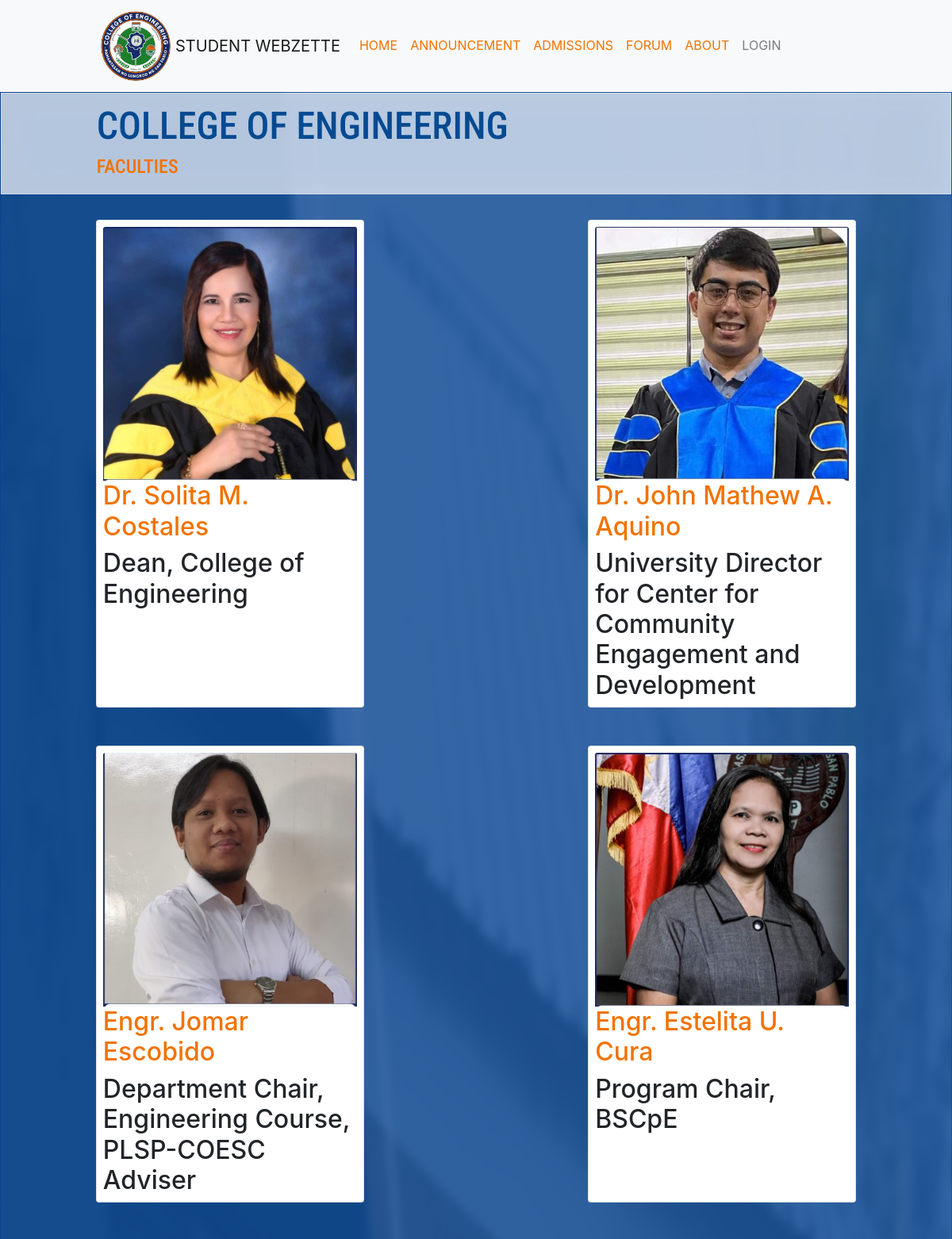
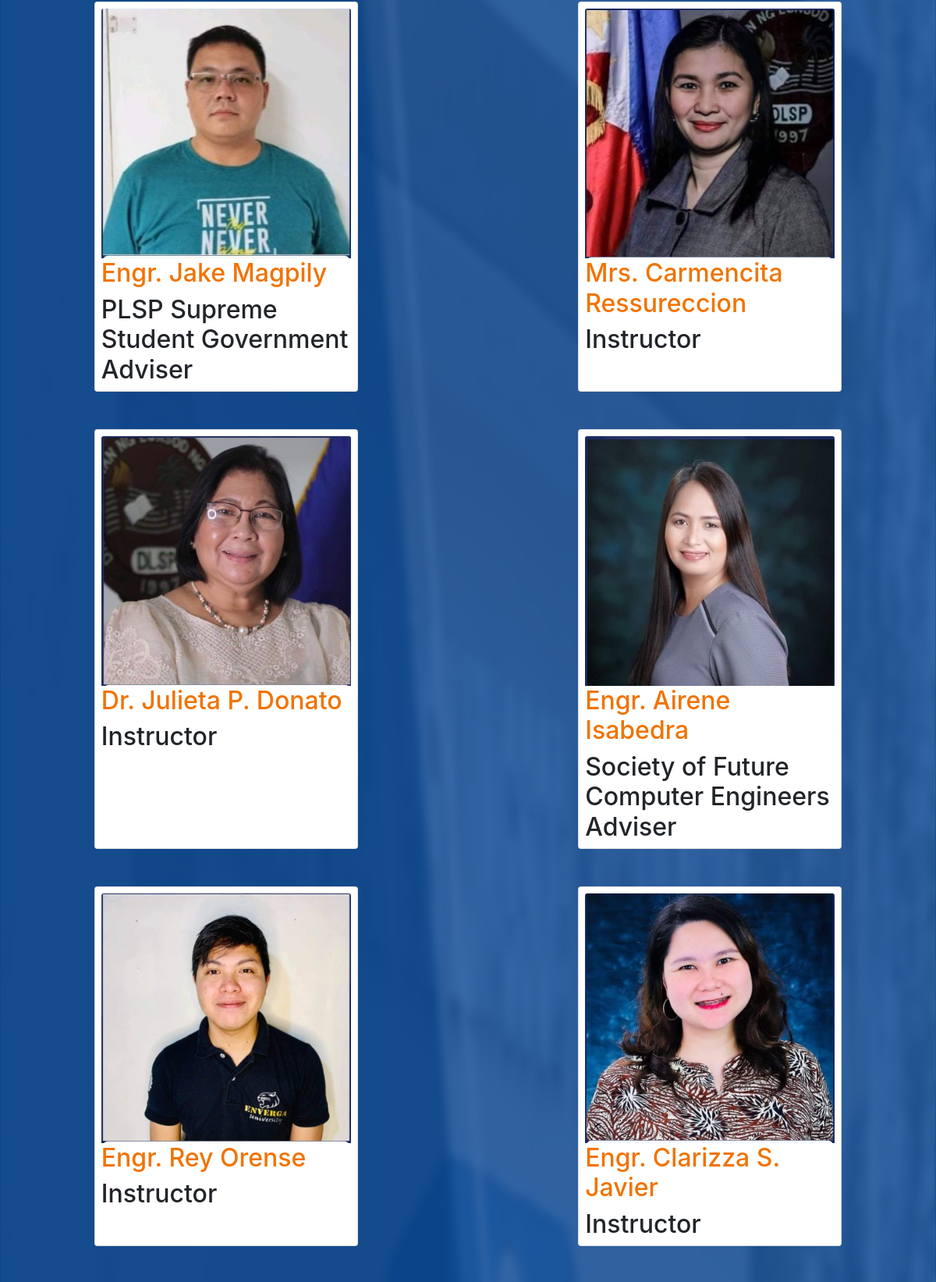
The app's page /faculty/ (upper part) with its own data (2 pictures, top to bottom).
### base/models.py (models this page shows, shortened)
class Faculty(models.Model):
    name = models.TextField()
    position = models.TextField(max_length=200)
    picture = models.ImageField(null = True, default="default-dp.jpg", upload_to="faculty/")

### base/views.py (the view)
# urls.py: path('faculty/', views.faculty, name = "faculty"),
def faculty(request):
    faculty = Faculty.objects.all()
    context = {'faculty': faculty}
    return render(request, 'base/faculty.html', context)

### base/templates/base/faculty.html (shortened to what this page needs)
{% extends 'main.html'%}
{%block content%}
<div class="developers-container">
    <div class="forum-title-container developer-title-container">
        <h1 class="darkblue title title-nav">COLLEGE OF ENGINEERING</h1>
        <h2 class="orange title-small">FACULTIES</h2>
    </div>
  <div class="developers">
      {% for teacher in faculty %}
      <div class="card developer-card">
          <img class="card-img-top developer-photo photoo" src="{{ teacher.picture.url }}" alt="teacher">
          <div class="card-body-dev">
              <h1 class="card-text name-dev orange">{{ teacher.name }}</h1>
              <h2 class="card-text subtitle-4 "> {{teacher.position}} </h2>
          </div>
      </div>
      {% endfor %}
  </div>
</div>
{% endblock content %}

### static/styles/main.css (style rules this page uses)
html { scroll-behavior: smooth; }
:root { --lm-light-color: #fbfafe; --lm-dark-color: #054a91; --lm-accent-color: #f17300; --ff-body: 'Roboto Slab', serif; --ff-title: 'Roboto Condensed', sans-serif; --ff-subtitle: 'Poppins', sans-serif; --fs-body: 1em; --fs-title: 2em; --fs-subtitle-1: 1.25em; --fs-subtitle-2: 1.1em; --fs-subtitle-3: 1em; --fs-subtitle-4: 0.95em; }
* { box-sizing: border-box; line-height: 1.6; padding: 0; margin: 0; }
.main-body { background-image: url('../images/bg-main.png'); background-repeat: no-repeat; background-attachment: fixed; background-size: 100% 100%; }
.orange { color: var(--lm-accent-color); }
.darkblue { color: var(--lm-dark-color); }

### static/styles/forum.css (style rules this page uses)
:root { --lm-light-color: #fbfafe; --lm-dark-color: #054a91; --lm-accent-color: #f17300; --ff-body: 'Roboto Slab', serif; --ff-title: 'Roboto Condensed', sans-serif; --ff-subtitle: 'Poppins', sans-serif; --fs-body: 2em; --fs-title: 3em; --fs-subtitle-1: 1.25em; --fs-subtitle-2: 2em; --fs-subtitle-3: 1.5em; --fs-subtitle-4: 1.1em; --fs-very-small: 0.9em }
* { box-sizing: border-box; margin: 0; padding: 0; }
.darkblue { color: var(--lm-dark-color); }
.title { font-family: var(--ff-title); font-size: var(--fs-title); }
::placeholder { color: white; }
.orange { color: var(--lm-accent-color); }
.forum-title-container { position: relative; background: rgba(255, 255, 255, 0.7); -webkit-backdrop-filter: blur(19px); backdrop-filter: blur(19px); border: 1px solid rgba(255, 255, 255, 0.35); padding: 1% 0 1% 10%; }

### static/styles/forum-navbar.css (style rules this page uses)
html { scroll-behavior: smooth; }
:root { --lm-light-color: #fbfafe; --lm-dark-color: #054a91; --lm-accent-color: #f17300; --ff-body: 'Roboto Slab', serif; --ff-title: 'Roboto Condensed', sans-serif; --ff-subtitle: 'Poppins', sans-serif; --fs-body: 2em; --fs-title: 3em; --fs-subtitle-1: 1.25em; --fs-subtitle-2: 2em; --fs-subtitle-3: 1.5em; --fs-subtitle-4: 1.1em; --fs-very-small: 0.9em }
* { box-sizing: border-box; padding: 0; margin: 0; }
.darkblue { color: var(--lm-dark-color); }
.orange { color: var(--lm-accent-color); }
.title { font-family: var(--ff-title); font-size: var(--fs-title); }
.title-small { font-family: var(--ff-title); font-size: var(--fs-subtitle-3); }

### static/styles/announcement.css (style rules this page uses)
html { scroll-behavior: smooth; }
:root { --lm-light-color: #fbfafe; --lm-dark-color: #054a91; --lm-accent-color: #f17300; --ff-body: 'Roboto Slab', serif; --ff-title: 'Roboto Condensed', sans-serif; --ff-subtitle: 'Poppins', sans-serif; --fs-body: 2em; --fs-title: 3em; --fs-subtitle-1: 1.25em; --fs-subtitle-2: 2em; --fs-subtitle-3: 1em; --fs-subtitle-4: 1.1em; }
* { box-sizing: border-box; line-height: 1.6; padding: 0; margin: 0; }
.darkblue { color: var(--lm-dark-color); }
.title { font-family: var(--ff-title); font-size: var(--fs-title); }

### static/styles/admissions.css (style rules this page uses)
html { scroll-behavior: smooth; }
:root { --lm-light-color: #fbfafe; --lm-dark-color: #054a91; --lm-accent-color: #f17300; --ff-body: 'Roboto Slab', serif; --ff-title: 'Roboto Condensed', sans-serif; --ff-subtitle: 'Poppins', sans-serif; --fs-body: 2em; --fs-title: 3em; --fs-subtitle-1: 1.25em; --fs-subtitle-2: 2em; --fs-subtitle-3: 1.5em; --fs-subtitle-4: 1.1em; --fs-very-small: 0.9em }
* { box-sizing: border-box; line-height: 1.6; padding: 0; margin: 0; }
.darkblue { color: var(--lm-dark-color); }
.orange { color: var(--lm-accent-color); }
.title { font-family: var(--ff-title); font-size: var(--fs-title); }
.title-small { font-family: var(--ff-title); font-size: var(--fs-subtitle-3); }

### static/styles/about.css (style rules this page uses)
html { scroll-behavior: smooth; }
:root { --lm-light-color: #fbfafe; --lm-dark-color: #054a91; --lm-accent-color: #f17300; --ff-body: 'Roboto Slab', serif; --ff-title: 'Roboto Condensed', sans-serif; --ff-subtitle: 'Poppins', sans-serif; --fs-body: 2em; --fs-title: 3em; --fs-subtitle-1: 1.25em; --fs-subtitle-2: 2em; --fs-subtitle-3: 1.5em; --fs-subtitle-4: 1.1em; --fs-very-small: 0.9em }
* { box-sizing: border-box; line-height: 1.6; padding: 0; margin: 0; }

### static/styles/footer.css (style rules this page uses)
:root { --lm-light-color: #fbfafe; --lm-dark-color: #054a91; --lm-accent-color: #f17300; --ff-body: 'Roboto Slab', serif; --ff-title: 'Roboto Condensed', sans-serif; --ff-subtitle: 'Poppins', sans-serif; --fs-body: 2em; --fs-title: 3em; --fs-subtitle-1: 1.25em; --fs-subtitle-2: 2em; --fs-subtitle-3: 1.5em; --fs-subtitle-4: 1.1em; --fs-very-small: 0.9em }

### static/styles/wall.css (style rules this page uses)
:root { --lm-light-color: #fbfafe; --lm-dark-color: #054a91; --lm-accent-color: #f17300; --ff-body: 'Roboto Slab', serif; --ff-title: 'Roboto Condensed', sans-serif; --ff-subtitle: 'Poppins', sans-serif; }

### records on screen
Faculty: picture (picture), name "Dr. Solita M. Costales", position "Dean, College of Engineering"
Faculty: picture (picture), name "Dr. John Mathew A. Aquino", position "University Director for Center for Community Engagement and Development"
Faculty: picture (picture), name "Engr. Jomar Escobido", position "Department Chair, Engineering Course, PLSP-COESC Adviser"
Faculty: picture (picture), name "Engr. Estelita U. Cura", position "Program Chair, BSCpE"
Faculty: picture (picture), name "Engr. Jake Magpily", position "PLSP Supreme Student Government Adviser"
Faculty: picture (picture), name "Mrs. Carmencita Ressureccion", position "Instructor"
Faculty: picture (picture), name "Dr. Julieta P. Donato", position "Instructor"
Faculty: picture (picture), name "Engr. Airene Isabedra", position "Society of Future Computer Engineers Adviser"
Faculty: picture (picture), name "Engr. Rey Orense", position "Instructor"
Faculty: picture (picture), name "Engr. Clarizza S. Javier", position "Instructor"
